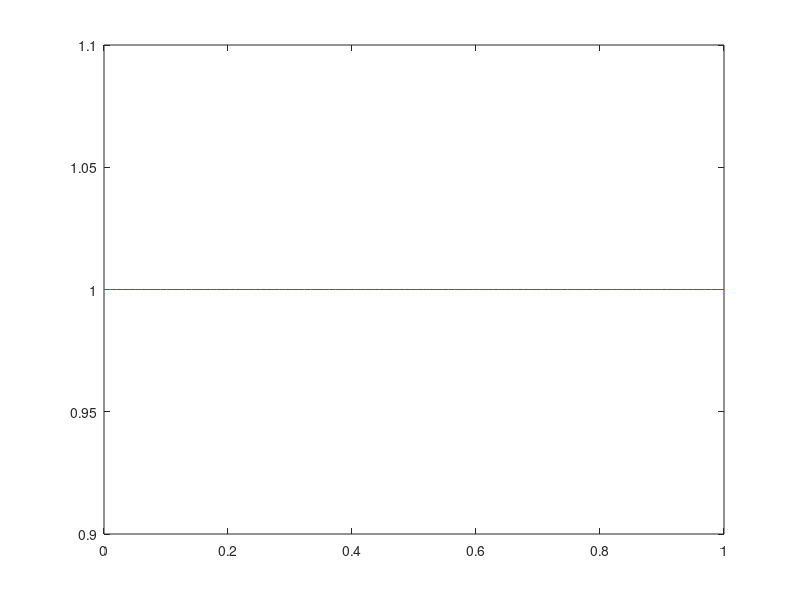
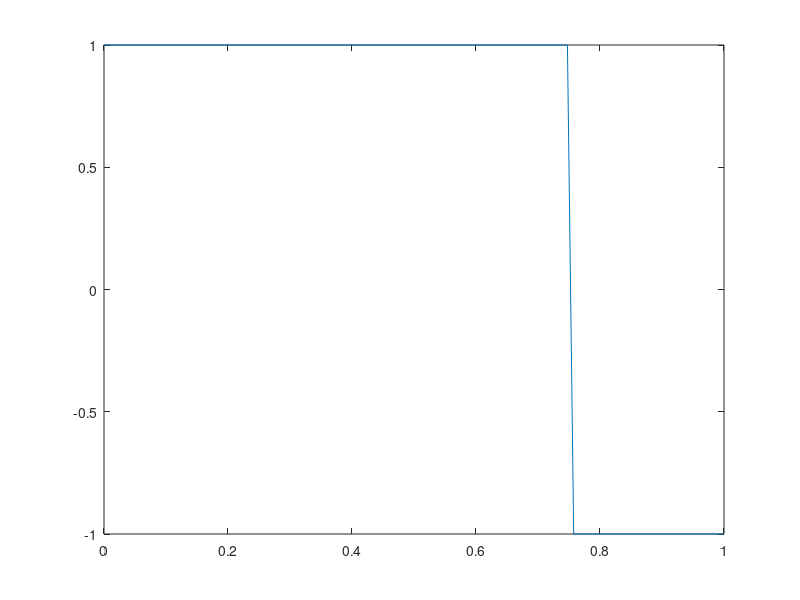

The MATLAB script that drew these images, in order: (Note: this script raises an error after producing the figures.)
% Parameters
size = 100;
T = linspace(0, 1, size);

% Signal s1
s1 = ones(1, size);
figure(1);
plot(T, s1);

% Signal s2
s2 = zeros(1, size);
s2(1:75) = 1;
s2(76:end) = -1;
figure(2);
plot(T, s2);



% Calculate the basis functions using GM_Bases function
[phi1, phi2] = GM_Bases(s1, s2);

% Plot the obtained basis functions
figure;
subplot(2,1,1);
stem(phi1);
title('Basis Function \phi_1');
subplot(2,1,2);
stem(phi2);
title('Basis Function \phi_2');

% Calculate the signal space representation using signal_space function
[v1, v2] = signal_space(s1, phi1, phi2);

% Plot the signal space representation
figure;
scatter(v1, v2);
title('Signal Space Representation');
xlabel('Projection onto \phi_1');
ylabel('Projection onto \phi_2');

function [phi1, phi2] = GM_Bases(s1, s2)
    % Calculate the first basis function (phi1)
    phi1 = s1 / norm(s1);

    % Check if s2 is linearly independent from s1
    if dot(s2, phi1) ~= 0
        % Calculate the second basis function (phi2)
        phi2 = s2 - dot(s2, phi1) * phi1;
        phi2 = phi2 / norm(phi2);
    else
        % s2 is linearly dependent on s1, so phi2 is a zero vector
        phi2 = zeros(size(s2));
    end
end


function [v1, v2] = signal_space(s, phi1, phi2)
    % Calculate the projections (correlations) of s over phi1 and phi2
    v1 = dot(s, phi1);
    v2 = dot(s, phi2);
end

